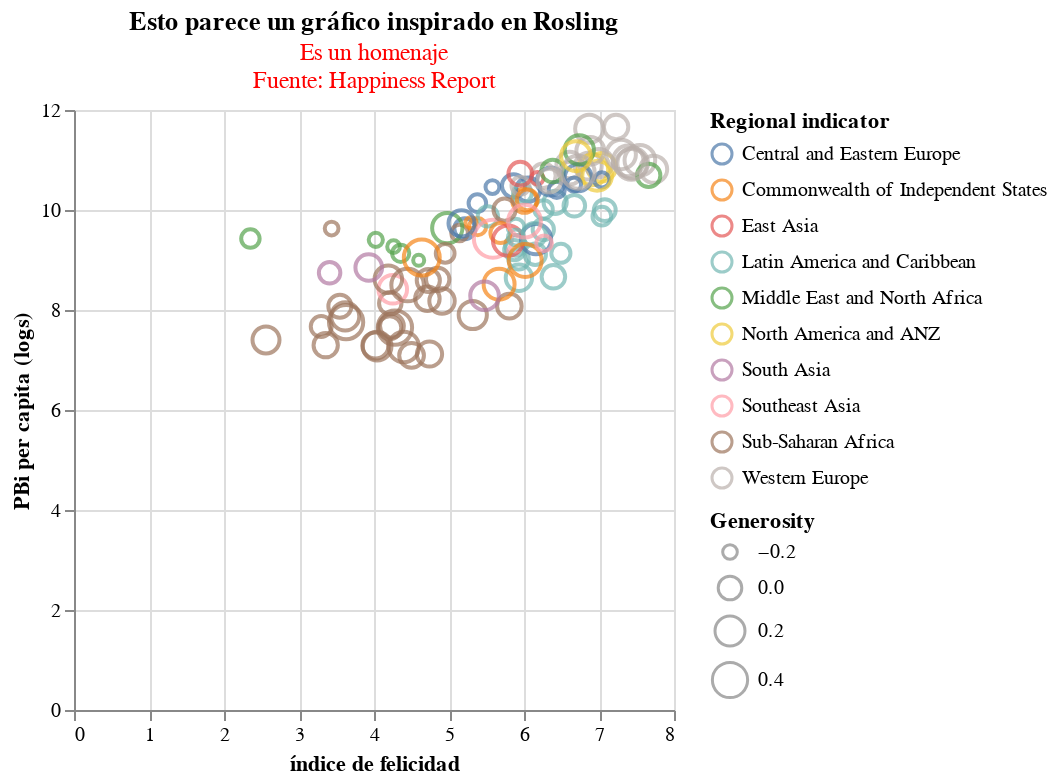

Notebook cell for this chart:
### Code cell
#Cambiando los titulos de los ejes
## Para ver los palettes disponibles https://vega.github.io/vega/docs/schemes/
alt.Chart(happy).mark_point().encode(
    x = alt.X("Life Ladder:Q",  title = "índice de felicidad"),
    y = alt.Y("Log GDP per capita:Q" ,  title = "PBi per capita (logs)"),
    color = alt.Color("Regional indicator"),
    size = alt.Size('Generosity')
    ).interactive().properties(
    title={
      "text": ["Esto parece un gráfico inspirado en Rosling"],
      "subtitle": ["Es un homenaje",
                   "Fuente: Happiness Report"],
      "color": "Black",
      "subtitleColor": "Red"
    })
